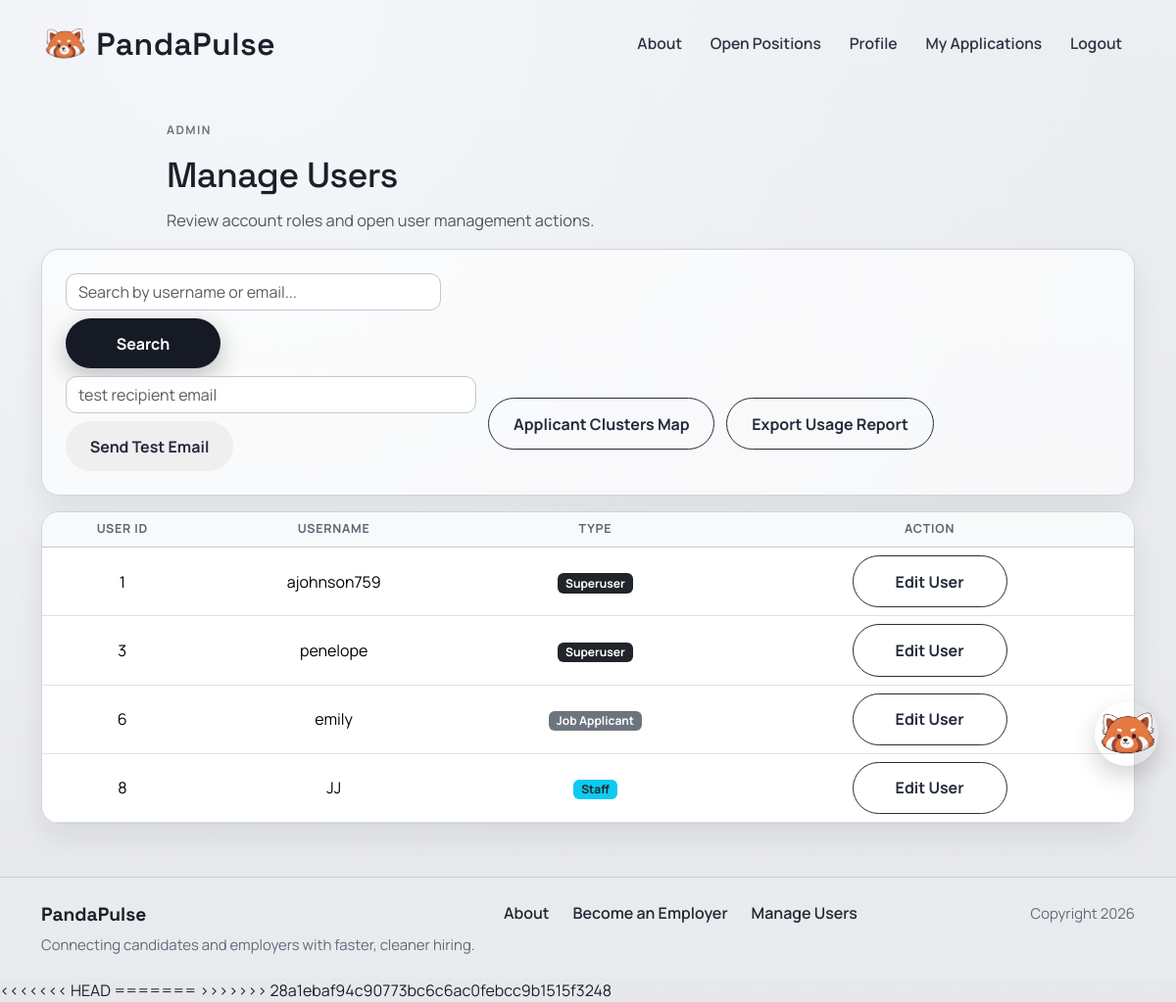
The app's page /accounts/manage_users/ (signed in), older data.
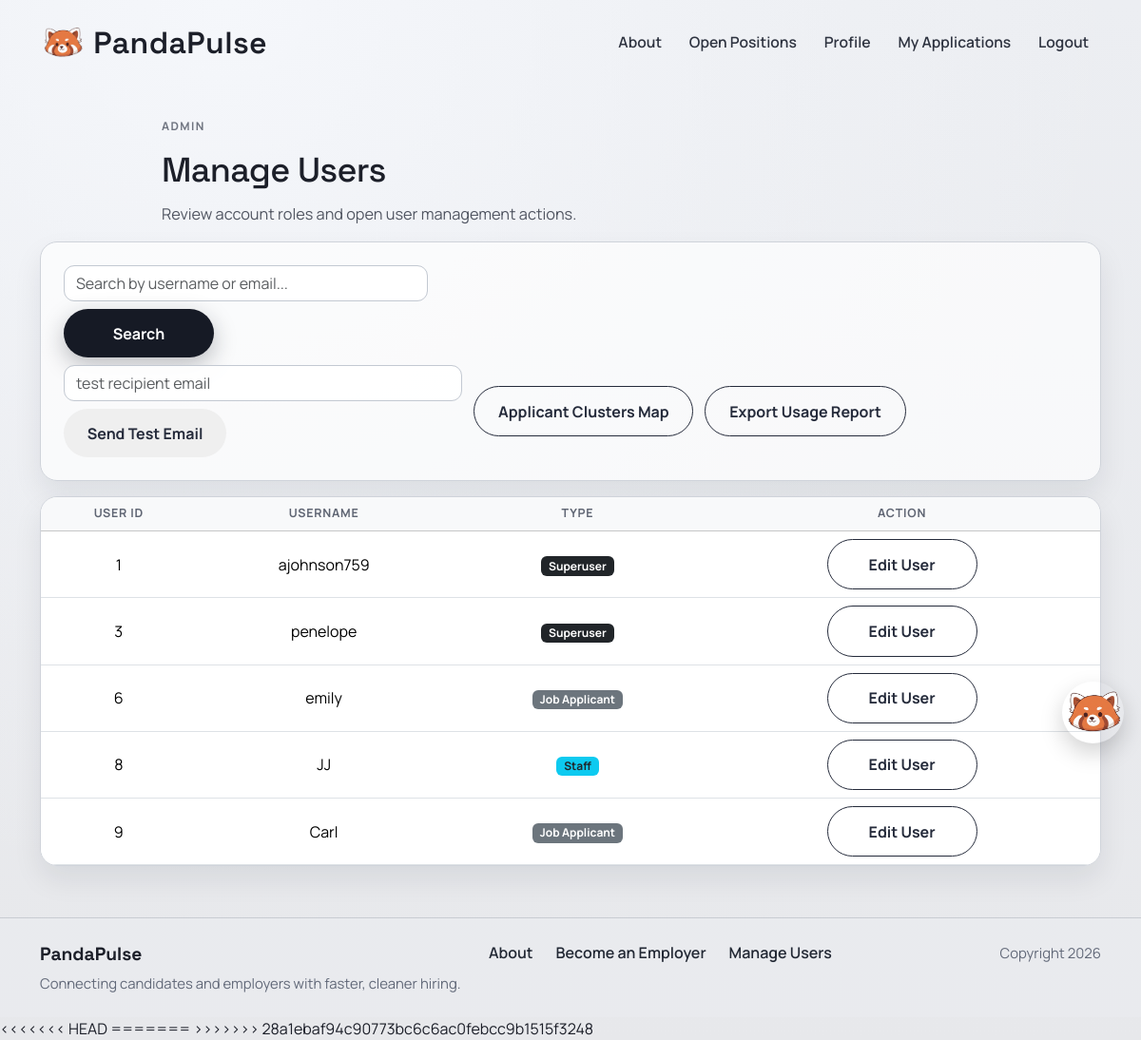
The same page, newer data.
### accounts/models.py (models this page shows, shortened)
class Profile(models.Model):
    class AccountType(models.TextChoices):
        APPLICANT = "APPLICANT", "Job Applicant"
        EMPLOYER = "EMPLOYER", "Employer"
    user = models.OneToOneField(settings.AUTH_USER_MODEL, on_delete=models.CASCADE, related_name="profile")
    account_type = models.CharField(
        max_length=20,
        choices=AccountType.choices,
        default=AccountType.APPLICANT
    )
    profile_picture = models.ImageField(
        upload_to="profile_pics/",
        blank=True,
        null=True
    )
    headline = models.CharField(max_length=120, blank=True)
    skills = models.CharField(max_length=300, blank=True)
    education = models.TextField(blank=True)
    work_experience = models.TextField(blank=True)
    location = models.CharField(max_length=120, blank=True)
    projects = models.TextField(blank=True)
    company_name = models.CharField(max_length=120, blank=True)
    company_website = models.URLField(blank=True)
    company_description = models.TextField(blank=True)
    visible_to_recruiters = models.BooleanField(
        default=True,
        help_text="Allow recruiters to view your profile."
    )
    show_headline = models.BooleanField(default=True)
    show_skills = models.BooleanField(default=True)
    show_education = models.BooleanField(default=True)
    show_work_experience = models.BooleanField(default=True)
    show_links = models.BooleanField(default=True)
    hide_email_from_employers = models.BooleanField(default=False)
    created_at = models.DateTimeField(auto_now_add=True)

### accounts/views.py (the view)
# urls.py: path("manage_users/", views.manage_users, name="accounts.manage_users"),
@superuser_required
def manage_users(request):
    query = request.GET.get("search", "").strip()
    profiles = Profile.objects.select_related("user").all()
    if query:
        profiles = profiles.filter(Q(user__username__icontains=query) | Q(user__email__icontains=query))
    return render(
        request,
        "accounts/manage_users.html",
        {"template_data": {"title": "Manage Users", "users": profiles, "search_query": query}},
    )

### accounts/context_processors.py (called while the page is built)
def can_post_job(request):
    if not request.user.is_authenticated:
        return {"can_post_job": False}
    is_employer = Profile.objects.filter(
        user=request.user,
        account_type=Profile.AccountType.EMPLOYER,
    ).exists()
    return {"can_post_job": is_employer}

### accounts/templates/accounts/manage_users.html (shortened to what this page needs)
{% extends 'base.html' %}
{% block content %}
<section class="page-shell">
  <div class="container">
    <div class="page-intro text-start mb-3">
      <p class="page-kicker">Admin</p>
      <h1 class="page-title page-title-sm">Manage Users</h1>
      <p class="page-copy mb-0">Review account roles and open user management actions.</p>
    </div>
    <div class="surface-card mb-3">
      <div class="d-flex justify-content-between align-items-center flex-wrap gap-2">
        <form method="GET" action="{% url 'accounts.manage_users' %}" class="d-flex gap-2 flex-wrap">
          <input type="text" name="search" class="form-control" placeholder="Search by username or email..." value="{{ template_data.search_query }}">
          <button type="submit" class="primary-btn border-0">Search</button>
        </form>
        {% if user.is_staff %}
          <div class="form-actions">
            <form method="post" action="{% url 'accounts.send_test_email' %}" class="d-flex gap-2 flex-wrap">
              <input
                type="email"
                name="test_email_to"
                class="form-control"
                placeholder="test recipient email"
                required
                style="min-width: 240px;"
              >
              <button type="submit" class="secondary-btn border-0">Send Test Email</button>
            </form>
            <a href="{% url 'accounts.applicant_clusters_map' %}" class="secondary-btn">Applicant Clusters Map</a>
            <a href="{% url 'accounts.export_usage_report' %}" class="secondary-btn">Export Usage Report</a>
          </div>
        {% endif %}
      </div>
    </div>
    <div class="surface-card p-0 overflow-hidden">
      <div class="table-responsive">
        <table class="table align-middle text-center job-table mb-0">
          <thead class="table-light">
            <tr>
              <th>User ID</th>
              <th>Username</th>
              <th>Type</th>
              <th>Action</th>
            </tr>
          </thead>
          <tbody>
            {% for u in template_data.users %}
            <tr>
              <td>{{ u.id }}</td>
              <td>{{ u.user.username }}</td>
              <td>
                {% if u.user.is_superuser %}
                  <span class="badge bg-dark">Superuser</span>
                {% elif u.user.is_staff %}
                  <span class="badge bg-info text-dark">Staff</span>
                {% else %}
                  <span class="badge bg-secondary">{{ u.get_account_type_display }}</span>
                {% endif %}
              </td>
              <td>
                {% if user.is_superuser or not u.user.is_staff %}
                  <a href="{% url 'accounts.edit_user' u.id %}" class="secondary-btn">Edit User</a>
                {% else %}
                  <button class="secondary-btn" disabled>Cannot Edit Staff</button>
                {% endif %}
              </td>
            </tr>
            {% empty %}
            <tr>
              <td colspan="4" class="py-4 text-muted">No users found.</td>
            </tr>
            {% endfor %}
          </tbody>
        </table>
      </div>
    </div>
  </div>
</section>
{% endblock content %}

Row changes from the older to the newer data that the page shows:
added Profile: id "9", user.username "Carl", account_type "Job Applicant"
